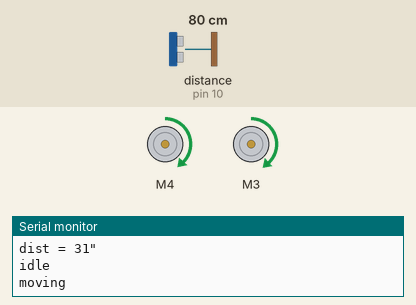
Recording of a sketch running on a simulated Arduino Uno, built with avr-gcc and run on an emulated ATmega328P. Shown: 2 × DC motor (green arrow = forward, orange = backward, longer = faster), the last lines printed to the serial monitor. Wiring (inferred from the names in the program): ultrasonic range finder: trigger pin 9; echo pin 10. The test bench sets the inputs (shaded band); at power-on: distance to the obstacle (sensor on pin 10) 80 cm. The echo pulse lasts 58.3 µs per cm.

Above: at 1.2 s.
1.3 s: distance to the obstacle (sensor on pin 10) set to 16 cm
2.8 s: distance to the obstacle (sensor on pin 10) set to 12 cm
At 4.6 s:
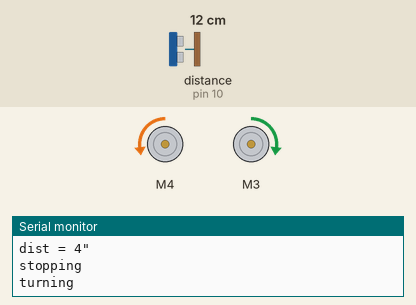
4.9 s: distance to the obstacle (sensor on pin 10) set to 22 cm
6.4 s: distance to the obstacle (sensor on pin 10) set to 29 cm
At 7.7 s:
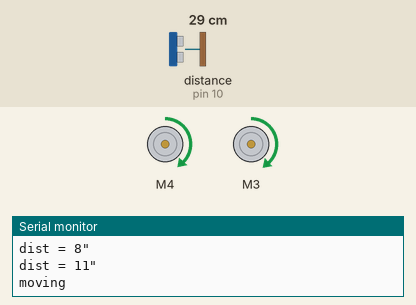
8.1 s: distance to the obstacle (sensor on pin 10) set to 2 cm
At 8.6 s:
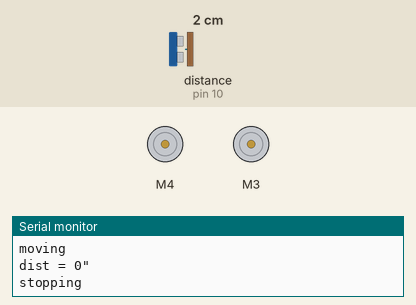
Timing chart, 0 to 11.1 s (numbered marks = the images above; inputs shaded):
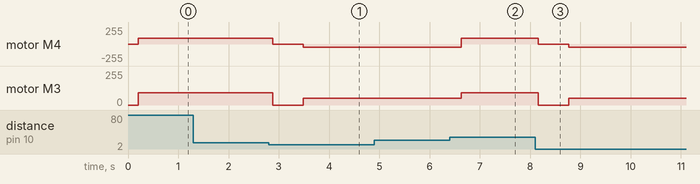

Measured:
- the behaviour switches between 14 and 13 cm on distance to the obstacle (sensor on pin 10) (found by bisection; images 0 and 1)
- the behaviour switches between 25 and 26 cm on distance to the obstacle (sensor on pin 10) (found by bisection; images 1 and 2)
- after the input at 2.8 s, motor M4: forward 90/255 → stopped after 0.08 s, → backward 50/255 0.60 s later; motor M3: forward 92/255 → stopped after 0.08 s, → forward 50/255 0.60 s later
- after the input at 6.4 s, motor M4: backward 50/255 → forward 90/255 after 0.23 s; motor M3: forward 50/255 → forward 92/255 after 0.23 s
- after the input at 8.1 s, motor M4: forward 90/255 → stopped after 0.06 s, → backward 50/255 0.60 s later; motor M3: forward 92/255 → stopped after 0.06 s, → forward 50/255 0.60 s later

The sketch:

WallBot_v1.ino
```cpp
// (licence header left out)
// include needed libraries
#include <Wire.h>
#include <Adafruit_MotorShield.h>

// Bot states
enum State
{
  IDLE,
  MOVING,
  STOPPING,
  TURNING,
  NUM_STATES
};

#define LEFT  1
#define RIGHT 0

// for debug output
char *stateName[NUM_STATES] =
{
  "idle",
  "moving",
  "stopping",
  "turning"
};

// get motor shield set up
Adafruit_MotorShield AFMS = Adafruit_MotorShield();
Adafruit_DCMotor *lm = AFMS.getMotor(4);
Adafruit_DCMotor *rm = AFMS.getMotor(3);

int trigPin = 9;
int echoPin = 10;

State state = IDLE;
int lastDistance = 0;
int lastState = -1;
int stopDistance = 500;    // 100ths of inches
int startDistance = 1000;  // 100ths of inches
int turnSpeed = 50;        // 0..255
int moveSpeed = 90;        // 0..s55

// forward references
void outputDebug( int distance );
void stopMoving( void );
void turn( void );
void moveForward( void );

void setup()
{
  // set up Serial library at 9600 bps
  Serial.begin(9600);
  Serial.println("Wall Bot!");

  // set up motors
  AFMS.begin();
  lm->run(RELEASE);
  rm->run(RELEASE);

  // setup sonic sensor
  pinMode(trigPin, OUTPUT);
  pinMode(echoPin, INPUT);
}

void loop()
{
  // read distance from sensor
  int distance = readDistance();

  // output debug info
  outputDebug( distance/100 );

  // some triggers
  int canMove = distance >= startDistance;
  int mustStop = distance <= stopDistance;

  // handle each state
  switch(state)
  {
    case IDLE :
    case TURNING :
    {
      if( canMove )
      {
        delay(200); // turn a little more
        moveForward();
      }
      else if (state != TURNING)
      {
        turn();
      }
      break;
    }

    case MOVING :
    {
      if ( mustStop )
      {
        stopMoving();
      }
      break;
    }

    case STOPPING:
    {
      delay(500);
      turn();
      break;
    }
   }
   // small delay or sensor
   // will get over triggered
   delay(100);
}

// returns 100ths of inches
int readDistance()
{
  // reset trig pin
  digitalWrite(trigPin, LOW);
  delayMicroseconds(2);
  // pulse trig pin
  digitalWrite(trigPin, HIGH);
  delayMicroseconds(10);
  digitalWrite(trigPin, LOW);
  // read duration till echo
  long duration = pulseIn(echoPin, HIGH, 60000);
  return duration ? (int)((duration*50L)/74L) : 10000;
}

void stopMoving()
{
  rm->run(RELEASE);
  lm->run(RELEASE);
  state = STOPPING;
}

void turn()
{
  static int dir = LEFT;
  static int turns = 0;

  if( state != TURNING)
  {
    rm->setSpeed( turnSpeed);
    lm->setSpeed( turnSpeed);
    rm->run(dir == LEFT ? FORWARD : BACKWARD );
    lm->run(dir == LEFT ? BACKWARD : FORWARD );
    state = TURNING;
    if( ++turns == 3 )
    {
      // switch direction
       dir = (dir == LEFT ? RIGHT : LEFT);
       turns = 0; // reset count
    }
  }
}

void moveForward()
{
  if( state != MOVING)
  {
    // adjust motor speed so
    // you get a straight line
    // while moving forward
    rm->setSpeed( moveSpeed+2);
    lm->setSpeed( moveSpeed);
    rm->run(FORWARD);
    lm->run(FORWARD);
    state = MOVING;
  }
}

// print debug info without spamming the output
void outputDebug( int distance )
{

  if( lastDistance != distance)
  {
    Serial.print("dist = ");
    Serial.print(distance);
    Serial.println("\"");
    lastDistance = distance;
  }

  if( state != lastState )
  {
    Serial.println(stateName[state]);
    lastState = state;
  }
}
```
